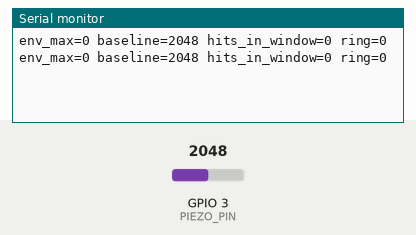
This sketch was run on a simulated ESP32-S3. On the bench: the last lines printed to the serial monitor. The inputs (shaded band) are chosen by the test bench; at power-on: GPIO 3 (PIEZO_PIN) = 2048 (analog values on the 0–4095 scale). WiFi joins after 1.5 s; servers stay silent unless stated; no MQTT or app messages arrive unless stated.

Above: at 2.7 s.
2.8 s: GPIO 3 (PIEZO_PIN) set to 2866
At 4.1 s:
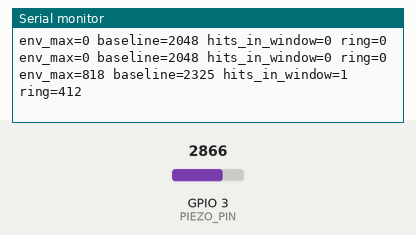
4.3 s: GPIO 3 (PIEZO_PIN) set to 3603
At 5.4 s:
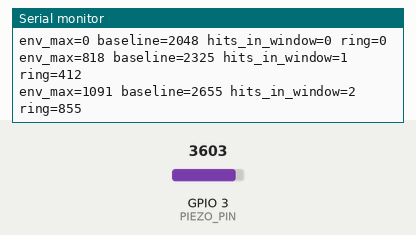
Timing chart, 0 to 7.3 s (numbered marks = the images above; inputs shaded):
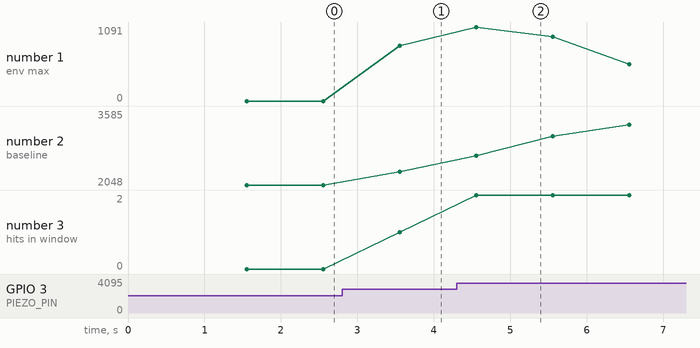

The sketch:

piezo_vibration.ino
```cpp
/*
 * ESP32 vibration node: piezo disc on a door, gate, or fence run.
 *
 * A piezo disc glued to the surface produces voltage spikes on impact. The node
 * samples the envelope and classifies on-device; only events leave the node:
 *
 *   knock - one or a few impacts then quiet (door knock, thrown rock)
 *   shake - repeated impacts inside a rolling window (climbing, fence shaking)
 *   wind  - sustained LOW-amplitude noise stays below SPIKE_THRESHOLD: no event.
 *           The threshold is the wind filter; tune it against your actual fence.
 *
 * Backhaul (OUTPUT_SERIAL), same pattern as the other sensor nodes:
 *   0 = publish {"event":"knock","from":NODE_ID,"peak":N} /
 *               {"event":"shake","from":NODE_ID,"hits":N} over WiFi/MQTT
 *   1 = print compact "K,<peak>" / "S,<hits>" to Serial for a wired Meshtastic
 *       node to relay over LoRa (serial_bridge maps relay node -> sensor name)
 *
 * Wiring: piezo disc between PIEZO_PIN and GND, with a 1 Mohm resistor in
 * parallel to bleed charge. The ESP32's internal ESD diodes clip the signal to
 * a safe range at knock energies; for large discs on hard-struck surfaces add a
 * 3.3V zener across the disc. Mount the disc rigidly (epoxy or a screw clamp);
 * loose mounting reads as noise.
 */

// ---- Config: edit these ----
#define OUTPUT_SERIAL 0                 // 0 = WiFi/MQTT, 1 = Serial lines for LoRa backhaul
#define SERIAL_MESHCORE 0               // with OUTPUT_SERIAL 1: 0 = plain text lines (Meshtastic
                                        // Serial module), 1 = MeshCore companion-radio framing
#define BACKHAUL_CELL 0                 // with OUTPUT_SERIAL 0: 1 = solo cellular tripwire on a
                                        // LilyGO T-SIM7080G-S3 -- classify on-device, SMS the event
                                        // over LTE. No WiFi/MQTT/broker/Pi. Config in the cell block
                                        // below. Same block copies into any other sensor sketch.
#define DEBUG_PRINT   1                 // 1 = print envelope/hits 1/s for calibration.
                                        // Ignored when OUTPUT_SERIAL=1: a wired Meshtastic
                                        // node would relay every debug line over LoRa.
const uint8_t MESHCORE_CHANNEL = 0;     // channel index on the wired MeshCore companion node
const int   PIEZO_PIN   = 3;            // ADC-capable GPIO
const char* WIFI_SSID   = "your-ssid";
const char* WIFI_PASS   = "your-pass";
const char* MQTT_HOST   = "192.168.1.10";
const uint16_t MQTT_PORT = 1883;
const char* MQTT_USER   = "";           // "" = anonymous
const char* MQTT_PASS   = "";
const char* MQTT_TOPIC  = "meshtastic/receive";
const char* NODE_ID     = "fence-e";    // tag for MQTT events (serial/LoRa maps by relay node instead)
const char* HEARTBEAT_TOPIC = "meshtripwire/heartbeat"; // liveness so a quiet node stays healthy
const uint32_t HEARTBEAT_MS = 60000;    // heartbeat interval (WiFi/MQTT mode only)

// Calibration knobs — every disc, mount, and fence rings differently. Flash with
// DEBUG_PRINT on, knock and shake the thing for real, then set SPIKE_THRESHOLD
// above the loudest wind reading you observe and below your softest test knock.
const int      SPIKE_THRESHOLD = 400;   // envelope (12-bit ADC counts) that counts as a hit
const uint32_t HIT_GAP_MS      = 150;   // ringing within this gap is one hit, not several
const uint32_t WINDOW_MS       = 5000;  // rolling window for the shake decision
const int      SHAKE_HITS      = 4;     // hits inside WINDOW_MS that mean climbing/shaking
const uint32_t QUIET_MS        = 1500;  // silence after hits that closes a knock event
const int      GLASS_MIN_SAMPLES = 80;  // over-threshold samples in one burst that mean glass:
                                        // a knock is one impulse that decays (few samples); a
                                        // shatter rings densely for 100-300 ms (many). Calibrate
                                        // with DEBUG_PRINT: tap vs. break a jar, read ring=
const uint32_t COOLDOWN_MS     = 15000; // one event per episode (monitor adds per-type cooldowns)
// ----------------------------

#if !OUTPUT_SERIAL && BACKHAUL_CELL
// ---- Cellular (LilyGO T-SIM7080G-S3) -- copy this whole block to add cellular
//      egress to any sensor sketch; only the report() call site changes. ----
#define TINY_GSM_MODEM_SIM7080
#include <TinyGsmClient.h>
// Board pins from Xinyuan-LilyGO/LilyGo-T-SIM7080G (examples/utilities.h).
// VERIFY against your board revision: LilyGO's wiki lists PWRKEY on GPIO12 for
// an older/other revision; the ESP32-S3 repo uses GPIO41 (below).
const int      MODEM_PWR_PIN = 41;   // PWRKEY: pulse to power the modem on
const int      MODEM_DTR_PIN = 42;
const int      MODEM_RX_PIN  = 4;    // ESP32 RX  <- modem TX
const int      MODEM_TX_PIN  = 5;    // ESP32 TX  -> modem RX
const uint32_t MODEM_BAUD    = 115200;
const char*    CELL_APN      = "hologram";     // your SIM's APN (SMS needs none; POST does)
const char*    CELL_USER     = "";
const char*    CELL_PASS     = "";
const char*    SMS_TO        = "+15551234567"; // number to text; "" disables SMS
#define CELL_WEBHOOK 0               // 1 = ALSO POST each event over LTE data
#define WEBHOOK_TLS  1               // 1 = HTTPS (443). TLS on the modem needs on-hardware tuning.
const char*    WEBHOOK_HOST  = "example.com";
const uint16_t WEBHOOK_PORT  = 443;
const char*    WEBHOOK_PATH  = "/hook";

HardwareSerial SerialAT(1);
TinyGsm modem(SerialAT);
#if CELL_WEBHOOK
  #if WEBHOOK_TLS
    TinyGsmClientSecure webClient(modem);
  #else
    TinyGsmClient webClient(modem);
  #endif
#endif

void modemPowerOn() {
  pinMode(MODEM_PWR_PIN, OUTPUT);
  digitalWrite(MODEM_PWR_PIN, LOW);  delay(100);
  digitalWrite(MODEM_PWR_PIN, HIGH); delay(1000);   // >1s pulse latches power on
  digitalWrite(MODEM_PWR_PIN, LOW);
}

void cell_setup() {
  pinMode(MODEM_DTR_PIN, OUTPUT);
  digitalWrite(MODEM_DTR_PIN, LOW);  // keep modem awake
  SerialAT.begin(MODEM_BAUD, SERIAL_8N1, MODEM_RX_PIN, MODEM_TX_PIN);
  modemPowerOn();
  delay(3000);                       // modem needs a few seconds after PWRKEY
  modem.restart();
  modem.waitForNetwork(60000L);      // registration; SMS works once registered
}

#if CELL_WEBHOOK
String json_escape(const char* s) {
  String o;
  for (const char* p = s; *p; p++) { if (*p == '"' || *p == '\\') o += '\\'; o += *p; }
  return o;
}
void cell_post(const char* text) {
  if (!modem.isGprsConnected() && !modem.gprsConnect(CELL_APN, CELL_USER, CELL_PASS)) return;
  if (!webClient.connect(WEBHOOK_HOST, WEBHOOK_PORT)) return;
  String body = String("{\"text\":\"") + json_escape(text) + "\"}";
  webClient.print(String("POST ") + WEBHOOK_PATH + " HTTP/1.1\r\n");
  webClient.print(String("Host: ") + WEBHOOK_HOST + "\r\n");
  webClient.print("Content-Type: application/json\r\n");
  webClient.print(String("Content-Length: ") + body.length() + "\r\n");
  webClient.print("Connection: close\r\n\r\n");
  webClient.print(body);
  uint32_t t0 = millis();
  while (webClient.connected() && millis() - t0 < 10000) { while (webClient.available()) webClient.read(); }
  webClient.stop();
}
#endif

void cell_egress(const char* text) {
  if (SMS_TO[0]) modem.sendSMS(SMS_TO, text);
#if CELL_WEBHOOK
  cell_post(text);
#endif
#if DEBUG_PRINT
  Serial.printf("egress: %s\n", text);
#endif
}
// ---- end cellular block ----
#elif !OUTPUT_SERIAL
  #include <WiFi.h>
  #include <PubSubClient.h>
  WiFiClient net;
  PubSubClient mqtt(net);
#endif

#if OUTPUT_SERIAL && SERIAL_MESHCORE
// MeshCore companion serial protocol: '<' len_lo len_hi payload. Channel
// messages carry no sender id, so each line is prefixed with "NODE_ID:".
void meshcore_send_line(const char* line) {
  uint8_t buf[96];
  uint32_t ts = millis() / 1000;  // no RTC; monotonic keeps the dedup hash moving
  int n = 0;
  buf[n++] = 0x03;                // CMD_SEND_CHANNEL_TXT_MSG
  buf[n++] = 0x00;                // txt_type: plain
  buf[n++] = MESHCORE_CHANNEL;
  buf[n++] = ts & 0xFF; buf[n++] = (ts >> 8) & 0xFF;
  buf[n++] = (ts >> 16) & 0xFF; buf[n++] = (ts >> 24) & 0xFF;
  n += snprintf((char*)buf + n, sizeof(buf) - n, "%s:%s", NODE_ID, line);
  Serial.write((uint8_t)0x3C);
  Serial.write((uint8_t)(n & 0xFF));
  Serial.write((uint8_t)(n >> 8));
  Serial.write(buf, n);
}

void meshcore_appstart() {
  delay(1500);  // let the companion radio boot before the handshake
  const uint8_t hello[] = {0x01, 0x03, ' ', ' ', ' ', ' ', ' ', ' ', 'm', 't', 'w'};  // CMD_APP_START
  Serial.write((uint8_t)0x3C);
  Serial.write((uint8_t)sizeof(hello));
  Serial.write((uint8_t)0);
  Serial.write(hello, sizeof(hello));
}
#endif

void report(char kind, int value) {
#if OUTPUT_SERIAL
  char line[16];
  snprintf(line, sizeof(line), "%c,%d", kind, value);
  #if SERIAL_MESHCORE
    meshcore_send_line(line);
  #else
    Serial.println(line);
  #endif
#elif BACKHAUL_CELL
  // Solo cellular tripwire: text the classified event straight out over LTE.
  const char* event = kind == 'K' ? "knock" : kind == 'G' ? "glass" : "shake";
  const char* field = kind == 'S' ? "hits" : "peak";
  char text[80];
  snprintf(text, sizeof(text), "meshtripwire %s: %s %s=%d", NODE_ID, event, field, value);
  cell_egress(text);
#else
  // Explicit per-kind mapping so it matches the compact-line/registry contract:
  // K=knock/peak, G=glass/peak, S=shake/hits. (A K-vs-else test would miss glass.)
  const char* event = kind == 'K' ? "knock" : kind == 'G' ? "glass" : "shake";
  const char* field = kind == 'S' ? "hits" : "peak";
  char payload[80];
  snprintf(payload, sizeof(payload),
           "{\"event\":\"%s\",\"from\":\"%s\",\"%s\":%d}", event, NODE_ID, field, value);
  if (mqtt.connected()) mqtt.publish(MQTT_TOPIC, payload);
#endif
}

void setup() {
  Serial.begin(115200);
#if OUTPUT_SERIAL && SERIAL_MESHCORE
  meshcore_appstart();
#endif
  analogReadResolution(12);
#if !OUTPUT_SERIAL && BACKHAUL_CELL
  cell_setup();
#elif !OUTPUT_SERIAL
  WiFi.mode(WIFI_STA);
  WiFi.begin(WIFI_SSID, WIFI_PASS);
  for (int i = 0; i < 40 && WiFi.status() != WL_CONNECTED; i++) delay(250);
  mqtt.setServer(MQTT_HOST, MQTT_PORT);
  mqtt.connect(NODE_ID, MQTT_USER[0] ? MQTT_USER : nullptr, MQTT_PASS[0] ? MQTT_PASS : nullptr);
#endif
}

float baseline = 0;                     // slow DC offset of the ADC
static const int HITS_N = 16;           // ring of recent hit timestamps
uint32_t hitTimes[HITS_N];
int hitIdx = 0;
uint32_t lastHit = 0, lastEvent = 0, lastReconnect = 0;
bool pending = false;                   // a burst is open, waiting for quiet or shake
int pendingPeak = 0;
int burstSamples = 0;                   // over-threshold samples this burst (ring density)

int hits_in_window(uint32_t now) {
  int n = 0;
  for (int i = 0; i < HITS_N; i++)
    if (hitTimes[i] && now - hitTimes[i] < WINDOW_MS) n++;
  return n;
}

void loop() {
#if OUTPUT_SERIAL && SERIAL_MESHCORE
  while (Serial.available()) Serial.read();  // drain companion-radio responses
#endif
#if !OUTPUT_SERIAL && !BACKHAUL_CELL
  if (!mqtt.connected() && millis() - lastReconnect > 5000) {
    lastReconnect = millis();
    if (WiFi.status() != WL_CONNECTED) WiFi.reconnect();
    mqtt.connect(NODE_ID, MQTT_USER[0] ? MQTT_USER : nullptr, MQTT_PASS[0] ? MQTT_PASS : nullptr);
  }
  mqtt.loop();
  // Heartbeat so a working-but-quiet sensor still satisfies the base watchdog.
  static uint32_t lastHb = 0;
  if (mqtt.connected() && (!lastHb || millis() - lastHb > HEARTBEAT_MS)) {
    lastHb = millis();
    char hb[48];
    snprintf(hb, sizeof(hb), "{\"node\":\"%s\"}", NODE_ID);
    mqtt.publish(HEARTBEAT_TOPIC, hb);
  }
#endif

  uint32_t now = millis();
  int raw = analogRead(PIEZO_PIN);
  if (baseline == 0) baseline = raw;
  baseline += 0.001f * (raw - baseline);  // spikes are brief; DC drift is slow
  int env = abs(raw - (int)baseline);

#if DEBUG_PRINT && !OUTPUT_SERIAL
  static uint32_t lastDbg = 0;
  static int dbgMax = 0;
  if (env > dbgMax) dbgMax = env;
  if (now - lastDbg > 1000) {
    lastDbg = now;
    Serial.printf("env_max=%d baseline=%.0f hits_in_window=%d ring=%d\n",
                  dbgMax, baseline, hits_in_window(now), burstSamples);
    dbgMax = 0;
  }
#endif

  if (env > SPIKE_THRESHOLD) {
    if (now - lastHit > HIT_GAP_MS) {   // new hit, not ringing from the last one
      hitTimes[hitIdx] = now;
      hitIdx = (hitIdx + 1) % HITS_N;
    }
    lastHit = now;
    pending = true;
    burstSamples++;
    if (env > pendingPeak) pendingPeak = env;
    int hits = hits_in_window(now);
    if (hits >= SHAKE_HITS && (!lastEvent || now - lastEvent > COOLDOWN_MS)) {
      lastEvent = now;
      report('S', hits);
      pending = false;
      pendingPeak = 0;
      burstSamples = 0;
      for (int i = 0; i < HITS_N; i++) hitTimes[i] = 0;  // one climb = one event
    }
  } else if (pending && now - lastHit > QUIET_MS) {
    // Burst ended below the shake bar: dense ringing is glass, else a knock.
    if (!lastEvent || now - lastEvent > COOLDOWN_MS) {  // 0 = never fired
      lastEvent = now;
      report(burstSamples >= GLASS_MIN_SAMPLES ? 'G' : 'K', pendingPeak);
    }
    pending = false;
    pendingPeak = 0;
    burstSamples = 0;
  }
  delayMicroseconds(500);               // ~2 kHz sampling
}
```

Measured:
- after the input at 2.8 s, the serial monitor: prints a new line after 0.76 s (image 1)
- after the input at 4.3 s, the serial monitor: prints a new line after 0.26 s (image 2)
- plotted number 1: 0 → 818 after the input at 2.8 s
- plotted number 2: 2048 → 2325 after the input at 2.8 s, 2325 → 3585 after the input at 4.3 s
- plotted number 3: 0 → 1 after the input at 2.8 s
